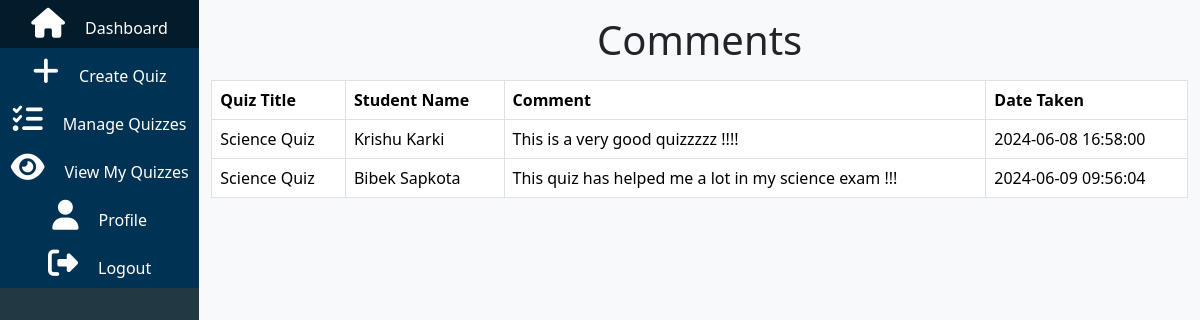
Page /public/quiz/viewcomment/1 (signed in) on the committed database.
### tables this page shows
CREATE TABLE `comment` (
  `user_id` int(11) NOT NULL,
  `quiz_id` int(11) NOT NULL,
  `text` varchar(255) NOT NULL,
  `likes` int(11) DEFAULT 0,
  `created_at` timestamp NOT NULL DEFAULT current_timestamp(),
  `id` int(11) NOT NULL
);

CREATE TABLE `quiz` (
  `id` int(11) NOT NULL,
  `title` varchar(255) NOT NULL,
  `user_id` int(11) NOT NULL,
  `subject` varchar(50) DEFAULT NULL,
  `level` int(5) NOT NULL,
  `created_at` timestamp NOT NULL DEFAULT current_timestamp(),
  `updated_at` timestamp NOT NULL DEFAULT current_timestamp(),
  `description` text DEFAULT NULL
);

CREATE TABLE `users` (
  `id` int(11) NOT NULL,
  `name` varchar(30) NOT NULL,
  `email` varchar(50) NOT NULL,
  `phone_num` varchar(10) NOT NULL,
  `username` varchar(30) NOT NULL,
  `role` varchar(20) NOT NULL,
  `age` int(11) NOT NULL,
  `password` varchar(255) DEFAULT NULL,
  `created_at` timestamp NOT NULL DEFAULT current_timestamp(),
  `pet_name` varchar(255) DEFAULT ''
);

### app/core/Controller.php (called while the page is built, shortened)
<?php
class Controller{
    public function model($model){
        return new $model();
    }
    public function view($view,$data=[]){
        require_once "../app/views/".$view.".php";
    }
}

### app/controller/Quiz.php (called while the page is built, shortened)
<?php
class Quiz extends Controller{
    public function viewcomment($quiz_id){
        $quizModel = $this->model('Quizs');
        $review = $quizModel->getCommentInfo($quiz_id);
        $this->view('quiz/viewcomment', ['results' => $review]);
    }
}

### app/core/App.php (called while the page is built, shortened)
<?php
class App{
    protected $method = "index";
    public function __construct(){
       $url = $this->parseUrl();
       if(file_exists('../app/controller/'.$url[0].'.php')){
            unset($url[0]);
       }
        $this->controller = new $this->controller;
        if(isset($url[1])){
            if(method_exists($this->controller,$url[1])){
                $this->method = $url[1];
                unset($url[1]);
            }
        }
        $this->params = $url ? array_values($url):[];
        call_user_func_array([$this->controller,$this->method],$this->params);
    }
    public function parseUrl(){
        if(isset($_GET['url'])){
            return $url = explode('/',filter_var(rtrim($_GET['url'],'/')),FILTER_SANITIZE_URL);
        }
    }
}

### public/index.php (called while the page is built)
<?php
require_once "../app/init.php";
$app = new App;

### app/core/Model.php (called while the page is built, shortened)
<?php
class Model {
    public function __construct() {
        $this->db = new mysqli('localhost', 'root', '', '23189617');
    }
}
?>

### app/model/Quizs.php (called while the page is built, shortened)
<?php
class Quizs extends Model {
    public function getCommentInfo($quiz_id){
        $stmt = $this->db->prepare("
            SELECT
                comment.text AS text,
                comment.created_at AS created_at,
                quiz.title AS title,
                users.name AS name
            FROM
                comment
            INNER JOIN
                quiz ON comment.quiz_id = quiz.id
            INNER JOIN
                users ON comment.user_id = users.id
            WHERE
                quiz.id = ?
        ");
        $stmt->bind_param('i', $quiz_id);
        $stmt->execute();
        $result = $stmt->get_result();
        $comments = $result->fetch_all(MYSQLI_ASSOC);
        return $comments;
    }
}

### app/views/quiz/viewcomment.php (the view, shortened to what this page needs)
<!DOCTYPE html>
<html lang="en">
<head>
    <link rel="stylesheet" href="../../../public/css/style.css">
    <link rel="stylesheet" href="/Concursonaire/public/css/dashboard.css">
</head>
<body>
<div class="d-flex main">
    <?php include "../app/views/dashboard/sidebar.php"; ?>
    <div class="container">
        <h1 class="text-center my-3">Comments </h1>
        <?php if (isset($data['results']) && count($data['results']) > 0): ?>
            <table class="table table-bordered">
                <thead>
                    <tr>
                        <th>Quiz Title</th>
                        <th>Student Name</th>
                        <th>Comment</th>
                        <th>Date Taken</th>
                    </tr>
                </thead>
                <tbody>
                <?php foreach ($data['results'] as $result): ?>
                    <tr>
                        <td><?php echo htmlspecialchars($result['title']); ?></td>
                        <td><?php echo htmlspecialchars($result['name']); ?></td>
                        <td><?php echo htmlspecialchars($result['text']);?></td>
                        <td><?php echo htmlspecialchars($result['created_at']); ?></td>
                    </tr>
                <?php endforeach; ?>
                </tbody>
            </table>
        <?php else: ?>
            <p>No results found.</p>
        <?php endif; ?>
    </div>
</div>
</body>
</html>

### public/css/style.css (style rules this page uses)
body { background-color:#f8f9fa !important; }

### rows in the picture
comment: quiz.title "Science Quiz", user.name "Krishu Karki", text "This is a very good quizzzzz !!!!", created_at "2024-06-08 16:58:00"
comment: quiz.title "Science Quiz", user.name "Bibek Sapkota", text "This quiz has helped me a lot in my science exam !!!", created_at "2024-06-09 09:56:04"
